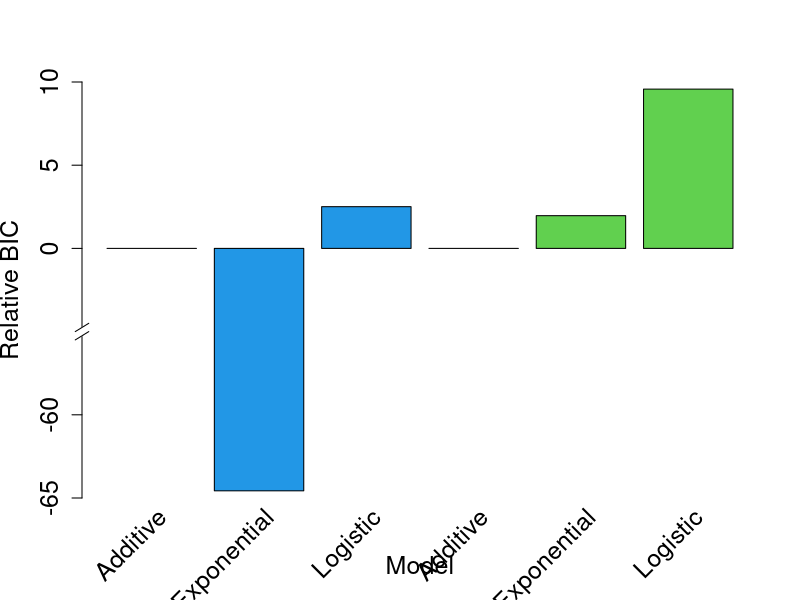
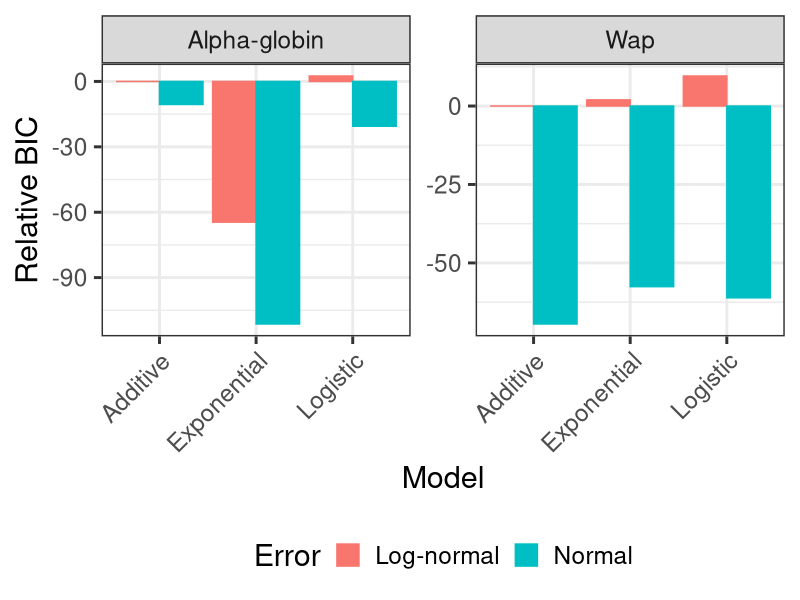
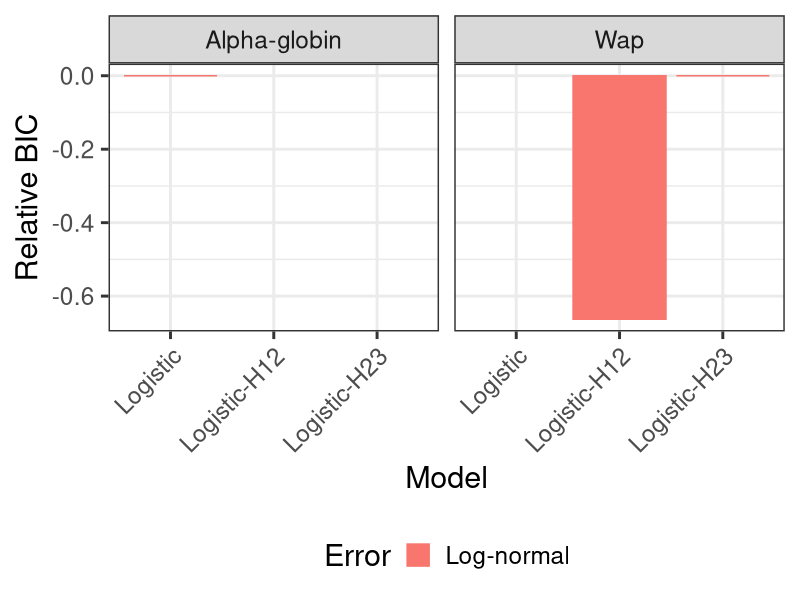

Source code (R) for these figures, in order:
library(ggplot2)
library(data.table)
library(gridExtra)
library(plotrix)
setwd("C:/Users/Noah Dukler/OneDrive/Documents/Enhancer_letter")

dat=as.data.table(read.csv("model_bic.csv",nrows=12,header=TRUE))[,1:4,with=FALSE]

rbic2=dat[Error=="Log-normal",list(Model,Error,Rel.bic=BIC[1]-BIC),by="Dataset"]
rbic2=rbind(rbic2[Dataset=="Alpha-globin"],rbic2[Dataset=="Wap"])
rgap=ifelse(rbic2$Rel.bic < -5 , rbic2$Rel.bic +50, rbic2$Rel.bic )

pdf("plots/fancy_bic.pdf")
x<-barplot(height = rgap,width=1,  pch=16, xlab= 'Model', ylab='Relative BIC', 
        yaxt="n",col=c(4,4,4,3,3,3),cex.names=1.4,cex.lab=1.5,ylim=c(-15,10))
text(cex=1.5, x=x+0.25, y=-16, rbic2$Model, xpd=TRUE, srt=45, pos=2)
xat <- pretty(rgap)
xat <- xat[xat!=-5]
xlab = xat 
xlab[xlab < -5]=xlab[xlab < -5]-50
axis(2,at=xat, labels=xlab,cex.axis=1.5)
axis.break(2,-5,style="slash") 
dev.off()

rbic=dat[,list(Model,Error,Rel.bic=BIC-BIC[1]),by="Dataset"]
rbic[,Model:=factor(Model,levels=c("Additive","Exponential","Logistic"))]

g=ggplot(rbic,aes(x=Model,y=-Rel.bic,fill=Error,color=Error))+
  facet_wrap(~Dataset,scales = "free_y")+
  geom_bar(stat = "identity",position="dodge")+
  theme_bw(base_size = 22)+
  ylab("Relative BIC")+
  theme(axis.text.x = element_text(angle = 45, hjust = 1),legend.position = "bottom")
  

pdf("plots/supp_bic_barplot.pdf",height=5,width=7)
plot(g)
dev.off()


dat2=as.data.table(read.csv("model_bic.csv",header=TRUE))[c(3,13:14),1:4,with=FALSE]
rbic2=dat2[,list(Model,Error,Rel.bic=BIC-min(BIC)),by="Dataset"]
rbic2[,Model:=factor(Model,levels=c("Logistic","Logistic-H12","Logistic-H23","Logistic-H12/13"))]


g2=ggplot(rbic2,aes(x=Model,y=-Rel.bic,fill=Error,color=Error))+
  facet_grid(~Dataset)+
  geom_bar(stat = "identity",position="dodge")+
  theme_bw(base_size = 22)+
  ylab("Relative BIC")+
  theme(axis.text.x = element_text(angle = 45, hjust = 1),legend.position = "bottom")

pdf("plots/bic_hierarchy_barplot.pdf",height=5,width=7)
plot(g2)
dev.off()
